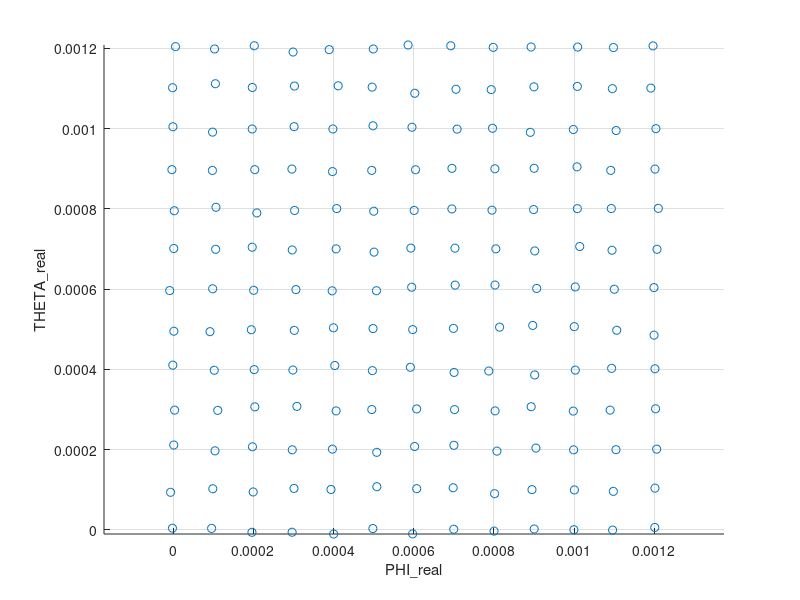
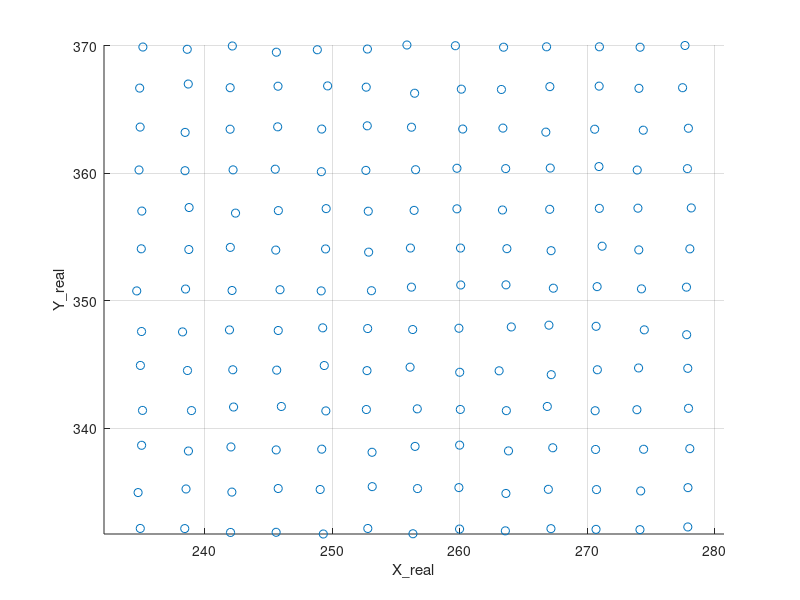

Write the MATLAB code that produced these figures, in order.
close all
clear
clc
%% Set the truth values for coefficients
alpha_truth = 0.001553411; % rad
x_scale_truth = 35714.541454645;
y_scale_truth = 31453.441256551;
x_shift_truth = 235; % pixels
y_shift_truth = 332; % pixels
%% Set the range of phi/theta
phi = 0:100e-6:1200e-6; % 0urad:100urad:1200urad
theta = 0:100e-6:1200e-6; % 0urad:100urad:1200urad
[PHI,THETA] = meshgrid(phi,theta);
%% Add noise to phi/theta
PHI_real = PHI + randn(size(PHI))*5e-6; % Gaussian random noise with a sigma of 5urad
THETA_real = THETA + randn(size(THETA))*5e-6; % Gaussian random noise with a sigma of 5urad
%% Calculate x/y
rotation_matrix = [cos(alpha_truth),-sin(alpha_truth);sin(alpha_truth),cos(alpha_truth)];
scaling_matrix = [x_scale_truth,0;0,y_scale_truth];
shift_vector = [x_shift_truth;y_shift_truth];
X = zeros(size(PHI_real));
Y = zeros(size(THETA_real));
for index_phi = 1:length(phi)
    for index_theta = 1:length(theta)
        x_y = scaling_matrix*rotation_matrix*[PHI_real(index_phi,index_theta);THETA_real(index_phi,index_theta)] + shift_vector;
        X(index_phi,index_theta) = x_y(1);
        Y(index_phi,index_theta) = x_y(2);
    end
end
%% Add noise to the measurement
X_real = X + randn(size(X))*10e-6; % Gaussian random noise with a sigma of 10urad
Y_real = Y + randn(size(Y))*10e-6; % Gaussian random noise with a sigma of 10urad
%% Visualize the PHI_real_THETA_real
figure('Name','PHI_real_THETA_real','NumberTitle','off')
scatter(reshape(PHI_real,[length(phi)*length(theta),1]),reshape(THETA_real,[length(phi)*length(theta),1]))
xlabel('PHI\_real')
ylabel('THETA\_real')
axis equal
grid on
%% Visualize the X_real_Y_real
figure('Name','X_real_Y_real','NumberTitle','off')
scatter(reshape(X_real,[length(phi)*length(theta),1]),reshape(Y_real,[length(phi)*length(theta),1]))
xlabel('X\_real')
ylabel('Y\_real')
axis equal
grid on
%% Save the measurement
FAKE_DATA = [reshape(PHI_real,[length(phi)*length(theta),1]),reshape(THETA_real,[length(phi)*length(theta),1]),reshape(X_real,[length(phi)*length(theta),1]),reshape(Y_real,[length(phi)*length(theta),1])];
save('FAKE_DATA','FAKE_DATA')